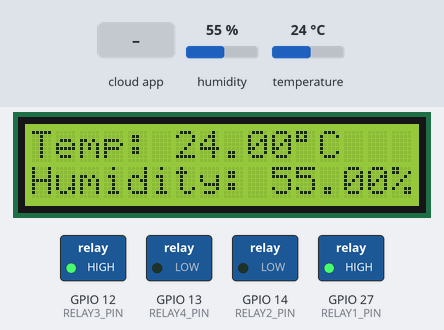
Simulated run of this sketch. Board: ESP32. Parts: 16×2 character LCD, switched loads named in the sketch (green lamp = pin HIGH). The test bench sets the inputs (shaded band); at power-on: temperature 24 °C, humidity 55 %. WiFi joins after 1.5 s; servers stay silent unless stated; the Firebase database answers and starts empty; what the sketch prints to the serial monitor is not drawn.

Above: at 5.8 s.
5.9 s: the phone or cloud app sets light to 1
At 6.7 s:
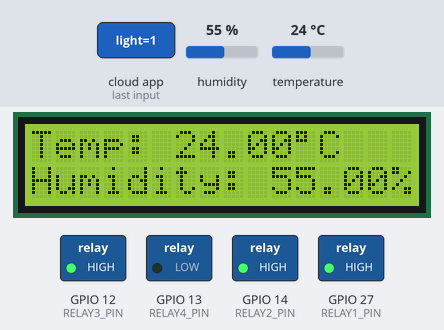
7.6 s: temperature set to 36 °C
At 10.5 s:
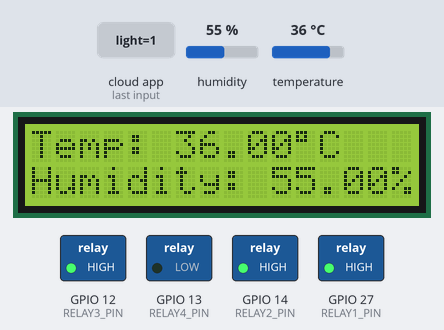
10.8 s: temperature set to 39 °C
At 12.2 s:
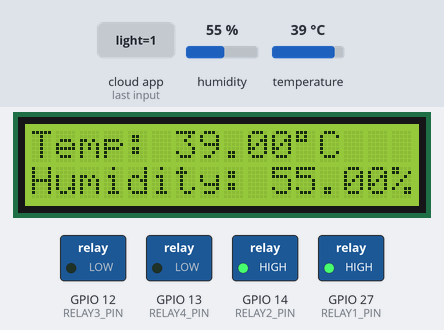
13.3 s: the phone or cloud app sets motorOperationTime to 1
At 13.6 s:
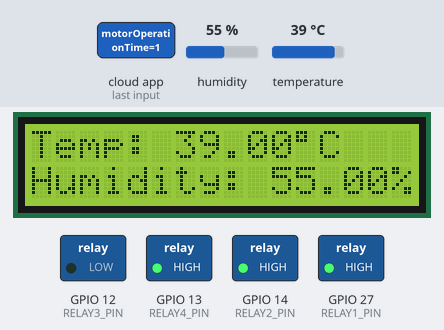
14.8 s: temperature set to 12 °C
At 17.5 s:
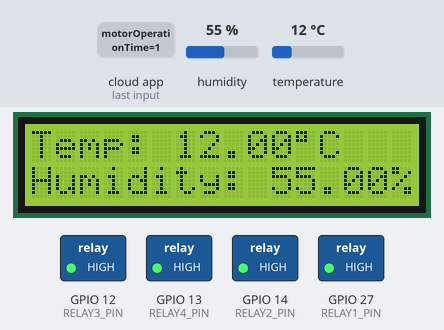
18.0 s: the phone or cloud app sets light to 0
At 19.6 s:
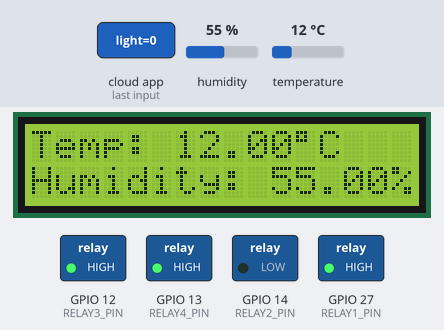
Timing chart, 0 to 20.6 s (numbered marks = the images above; inputs shaded):
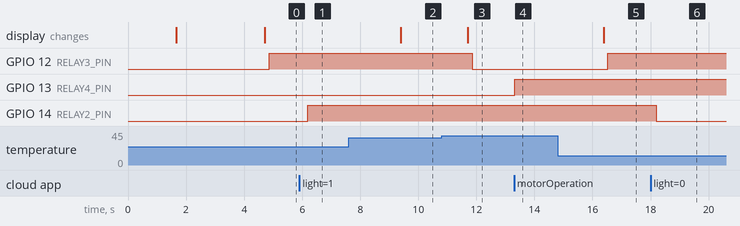

The sketch:

esp32withwatchdog.ino
```cpp
#include <Arduino.h>
#include <WiFi.h>
#include <Firebase_ESP_Client.h>
#include "addons/TokenHelper.h"
#include "addons/RTDBHelper.h"
#include <Wire.h>
#include <LiquidCrystal_PCF8574.h> // Updated LCD library for ESP32
#include <DHT.h>
#include <WiFiManager.h>
#include <esp_task_wdt.h> // Include watchdog library

// Firebase configuration
#define FIREBASE_HOST "itlog-database-default-rtdb.asia-southeast1.firebasedatabase.app"
#define FIREBASE_API_KEY "AIzaSyBlob6OB0gXhG7JTno7zY_mTFhHQkzVI3g"

// Define relay pin definitions
#define RELAY1_PIN 27
#define RELAY2_PIN 14
#define RELAY3_PIN 12
#define RELAY4_PIN 13 // Added RELAY4_PIN

// Initialize the DHT sensor
#define DHTPIN 4
#define DHTTYPE DHT11
DHT dht(DHTPIN, DHTTYPE);

// Initialize the LCD
LiquidCrystal_PCF8574 lcd(0x27); // Updated for ESP32

FirebaseData fbdo;
FirebaseAuth auth;
FirebaseConfig config;

// Variables for Relay 4 Timer logic
unsigned long relay4TimerDuration = 0; // Store the timer duration from Firebase
unsigned long relay4StartMillis = 0;   // Store when the relay 4 timer started
bool relay4Active = false;             // State tracking if relay 4 is active
bool relay4OnState = false;            // Track if relay 4 is in ON state for 8 seconds

unsigned long previousMillis = 0;
const long updateInterval = 10000; // Data upload interval (10 seconds)

// WiFi reconnection checker
unsigned long lastWiFiCheckMillis = 0;
const unsigned long wifiCheckInterval = 30000; // Check WiFi every 30 seconds

void i2cScanner() {
  Serial.println("\nI2C Scanner");
  for (uint8_t address = 1; address < 127; ++address) {
    Wire.beginTransmission(address);
    if (Wire.endTransmission() == 0) {
      Serial.print("I2C device found at address 0x");
      if (address < 16) Serial.print("0");
      Serial.println(address, HEX);
    }
  }
}

void displayConnectToWiFi() {
  lcd.clear();
  lcd.setCursor(0, 0);
  lcd.print("Please connect");
  lcd.setCursor(0, 1);
  lcd.print("to WiFi...");
}

void displayConnectingToWiFi() {
  lcd.clear();
  lcd.setCursor(0, 0);
  lcd.print("Connecting to");
  lcd.setCursor(0, 1);
  lcd.print("WiFi...");
}

void displayWiFiConnected() {
  lcd.clear();
  lcd.setCursor(0, 0);
  lcd.print("WiFi Connected");
  lcd.setCursor(0, 1);
  lcd.print(WiFi.localIP());
}

void displayWelcomeMessage() {
  lcd.clear();
  lcd.setCursor(0, 0);
  lcd.print("Welcome to");
  lcd.setCursor(0, 1);
  lcd.print("Eggcubator");
  delay(3000); // Display welcome message for 3 seconds
}

void checkWiFiConnection() {
  if (WiFi.status() != WL_CONNECTED) {
    Serial.println("WiFi disconnected. Reconnecting...");
    WiFi.reconnect();
    displayConnectingToWiFi();
  } else {
    displayWiFiConnected();
  }
}

void setup() {
  Serial.begin(115200);

  // Initialize I2C
  Wire.begin();

  // Run I2C scanner to detect devices
  i2cScanner();

  // Initialize the LCD
  lcd.begin(16, 2);  // 16 columns, 2 rows
  lcd.setBacklight(255);  // Ensure the backlight is ON
  displayConnectToWiFi();

  // Initialize WiFiManager
  WiFiManager wm;
  bool res;

  // Start the WiFi connection process
  res = wm.autoConnect("Eggcubator-WM", "admin123");

  if (!res) {
    Serial.println("Failed to connect to WiFi");
    ESP.restart();
  } else {
    displayWiFiConnected();
    Serial.println("Connected to WiFi successfully");
    displayWelcomeMessage();
  }

  // Firebase configuration
  config.api_key = FIREBASE_API_KEY;
  config.database_url = FIREBASE_HOST;

  // Sign up
  if (Firebase.signUp(&config, &auth, "", "")) {
    Serial.println("ok");
  } else {
    Serial.printf("%s\n", config.signer.signupError.message.c_str());
  }

  config.token_status_callback = tokenStatusCallback;
  Firebase.begin(&config, &auth);
  Firebase.reconnectWiFi(true);

  // Initialize the DHT sensor
  dht.begin();

  // Initialize the relay pins
  pinMode(RELAY1_PIN, OUTPUT);
  pinMode(RELAY2_PIN, OUTPUT);
  pinMode(RELAY3_PIN, OUTPUT);
  pinMode(RELAY4_PIN, OUTPUT); // Initialize RELAY4

  // Ensure relays are off at startup except RELAY1 which is always ON
  digitalWrite(RELAY1_PIN, HIGH);  // Relay 1 always ON
  digitalWrite(RELAY2_PIN, LOW);   // Relay 2 starts OFF
  digitalWrite(RELAY3_PIN, LOW);
  digitalWrite(RELAY4_PIN, LOW);   // RELAY4 off initially

  // Watchdog timer configuration
  esp_task_wdt_config_t wdtConfig = {
    .timeout_ms = 60000, // Timeout in milliseconds (60 seconds)
    .trigger_panic = true // Panic on timeout
  };
  esp_task_wdt_init(&wdtConfig);   // Initialize watchdog timer with the configuration
  esp_task_wdt_add(NULL);       // Add the current task (loop) to the WDT
}

void loop() {
  unsigned long currentMillis = millis();

  // Check WiFi connection every wifiCheckInterval
  if (currentMillis - lastWiFiCheckMillis >= wifiCheckInterval) {
    lastWiFiCheckMillis = currentMillis;
    checkWiFiConnection();
  }

  // Read humidity and temperature from DHT sensor
  float h = dht.readHumidity();
  float t = dht.readTemperature();

  // Check if readings are valid
  if (isnan(h) || isnan(t)) {
    Serial.println("Failed to read from DHT sensor!");
    lcd.clear();
    lcd.setCursor(0, 0);
    lcd.print("Sensor Error");
    lcd.setCursor(0, 1);
    lcd.print("Check Wiring");
    delay(2000); // Delay for 2 seconds before retrying
    return;
  }

  // Display temperature and humidity on the LCD
  lcd.clear();
  lcd.setCursor(0, 0);
  lcd.print("Temp: ");
  lcd.print(t);
  lcd.print((char)223); // Degree symbol
  lcd.print("C");

  lcd.setCursor(0, 1);
  lcd.print("Humidity: ");
  lcd.print(h);
  lcd.print("%");

  // Upload temperature and humidity data to Firebase every updateInterval
  if (currentMillis - previousMillis >= updateInterval) {
    previousMillis = currentMillis;

    if (Firebase.RTDB.setFloat(&fbdo, "/sensor_data/temperature", t)) {
      Serial.println("Temperature data uploaded");
    } else {
      Serial.println("Failed to upload temperature data, retrying...");
      delay(1000);
    }

    if (Firebase.RTDB.setFloat(&fbdo, "/sensor_data/humidity", h)) {
      Serial.println("Humidity data uploaded");
    } else {
      Serial.println("Failed to upload humidity data, retrying...");
      delay(1000);
    }
  }

  // Relay logic
  digitalWrite(RELAY1_PIN, HIGH); // Relay 1 is always ON

  // Control Relay 2 based on Firebase "light" data (true = ON, false = OFF)
  if (Firebase.RTDB.getBool(&fbdo, "/light")) {
    digitalWrite(RELAY2_PIN, fbdo.boolData() ? HIGH : LOW);
  }

  // Relay 3 Logic (fan control based on temperature)
  digitalWrite(RELAY3_PIN, (t >= 38) ? LOW : HIGH);

  // Relay 4 Timer Logic
  if (Firebase.RTDB.getInt(&fbdo, "/control/motorOperationTime")) {
    relay4TimerDuration = fbdo.intData() * 3600000UL; // Convert hours to milliseconds
  }

  if (!relay4Active && relay4TimerDuration > 0) {
    relay4Active = true;
    relay4StartMillis = currentMillis;
    digitalWrite(RELAY4_PIN, HIGH); // Turn Relay 4 ON
    relay4OnState = true;
  }

  if (relay4Active && (currentMillis - relay4StartMillis >= relay4TimerDuration)) {
    digitalWrite(RELAY4_PIN, LOW); // Turn Relay 4 OFF
    relay4Active = false; // Reset the active state
  }

  // Reset the watchdog timer to prevent ESP32 from resetting
  esp_task_wdt_reset();
}
```

Measured:
- the behaviour switches between 37 and 38 °C on temperature (found by bisection; images 2 and 3)
- after the input at 5.9 s, GPIO 14 (RELAY2_PIN): LOW → HIGH after 0.29 s
- after the input at 7.6 s, the display: changes after 1.8 s (image 2)
- after the input at 10.8 s, GPIO 12 (RELAY3_PIN): HIGH → LOW after 1.1 s; the display: changes after 0.90 s (image 3)
- after the input at 13.3 s, GPIO 13 (RELAY4_PIN): LOW → HIGH at once
- after the input at 14.8 s, GPIO 12 (RELAY3_PIN): LOW → HIGH after 1.7 s; the display: changes after 1.6 s (image 5)
- after the input at 18.0 s, GPIO 14 (RELAY2_PIN): HIGH → LOW after 0.19 s
